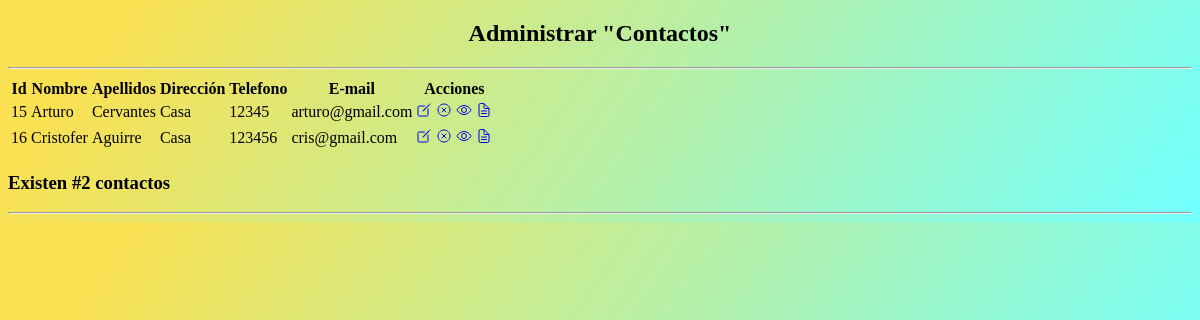
/contactos1.php, run on the app's committed database.
### tables this page shows
CREATE TABLE `contactos` (
  `id` int(11) NOT NULL,
  `nombre` varchar(30) NOT NULL,
  `apellidos` varchar(30) NOT NULL,
  `direccion` varchar(30) NOT NULL,
  `telefono` varchar(10) NOT NULL,
  `email` varchar(50) NOT NULL
);

### contactos1.php (the view, shortened to what this page needs)
<!DOCTYPE html>
<html>
<head>
	<link rel="stylesheet" type="text/css" href="css/estilos.css">
</head>
<body>
	<h2 align=center>Administrar "Contactos"</h2>
	<hr>
	<div >
			<table>
			  <thead>
			    <tr>
			      <th scope='col'>Id</th>
			      <th scope='col'>Nombre</th>
			      <th scope='col'>Apellidos</th>
			      <th scope='col'>Dirección</th>
			      <th scope='col'>Telefono</th>
				  <th scope='col'>E-mail</th>
				  <th scope='col'>Acciones</th>
			   </tr>
			</thead>
		    <tbody>
			<?php
                        include_once("conectar_utd.php");
                        $consulta="select * from contactos";
                        $resultado=mysqli_query($con,$consulta);
                        if (mysqli_num_rows($resultado)>0){
                            while($fila=mysqli_fetch_assoc($resultado))
                            {
                             ?>
                                <tr>
                                    <td class="table_data"><?php echo $fila['id'] ?></td>
                                    <td class="table_data"><?php echo $fila['nombre'] ?></td>
                                    <td class="table_data"><?php echo $fila['apellidos'] ?></td>
									<td class="table_data"><?php echo $fila['direccion'] ?></td>
									<td class="table_data"><?php echo $fila['telefono'] ?></td>
									<td class="table_data"><?php echo $fila['email'] ?></td>
                                    <td class="table_data" colspan="2" >
                                    <a class="btn_acciones" href="contactos.php?id=<?php echo $fila['id'] ?>"><span><ion-icon name="create-outline"></ion-icon></span></a>
                                    <a class="btn_acciones" href="eliminar.php?id=<?php echo $fila['id'] ?>"><span><ion-icon name="close-circle-outline"></ion-icon></span></a>
									<a class="btn_acciones" href="eliminar.php?id=<?php echo $fila['id'] ?>"><span><ion-icon name="eye-outline"></ion-icon></span></a>
									<a class="btn_acciones" href="eliminar.php?id=<?php echo $fila['id'] ?>"><span><ion-icon name="document-text-outline"></ion-icon></span></a>
                                    </td>
                                </tr>
                             <tr>
                                <?php
                            }
                        }
                    ?>
			</tbody>
			</table>
		</div>
	    <h3>Existen #<?php echo mysqli_num_rows($resultado) ?> contactos</h3>
	<hr>
</body>
</html>

### css/estilos.css (style rules this page uses)
body { background-attachment: fixed; background-position: center center; background-size: cover; background: linear-gradient(125deg, rgb(250, 225, 83) 10%, rgb(112, 255, 255)); }
a { text-align: center; }

### data on the page
contactos: id "15", nombre "Arturo", apellidos "Cervantes", direccion "Casa", telefono "12345", email "arturo@gmail.com"
contactos: id "16", nombre "Cristofer", apellidos "Aguirre", direccion "Casa", telefono "123456", email "cris@gmail.com"

### other printed values
mysqli_num_rows($resultado) "2"
